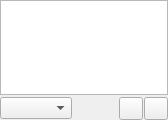
<?xml version="1.0" encoding="UTF-8"?>
<ui version="4.0">
 <class>LibraryPage</class>
 <widget class="QWidget" name="LibraryPage">
  <property name="geometry">
   <rect>
    <x>0</x>
    <y>0</y>
    <width>168</width>
    <height>120</height>
   </rect>
  </property>
  <layout class="QVBoxLayout" name="vlayout">
   <property name="spacing">
    <number>2</number>
   </property>
   <property name="leftMargin">
    <number>0</number>
   </property>
   <property name="topMargin">
    <number>0</number>
   </property>
   <property name="rightMargin">
    <number>0</number>
   </property>
   <property name="bottomMargin">
    <number>0</number>
   </property>
   <item>
    <widget class="ItemView" name="view"/>
   </item>
   <item>
    <layout class="QHBoxLayout" name="hlayout">
     <property name="spacing">
      <number>1</number>
     </property>
     <property name="leftMargin">
      <number>0</number>
     </property>
     <property name="topMargin">
      <number>0</number>
     </property>
     <property name="rightMargin">
      <number>0</number>
     </property>
     <property name="bottomMargin">
      <number>0</number>
     </property>
     <item>
      <widget class="GenreCombo" name="genreCombo"/>
     </item>
     <item>
      <widget class="SizeWidget" name="sizeWidget"/>
     </item>
     <item>
      <widget class="ToolButton" name="addToPlayQueue"/>
     </item>
     <item>
      <widget class="ToolButton" name="replacePlayQueue"/>
     </item>
    </layout>
   </item>
  </layout>
 </widget>
 <customwidgets>
  <customwidget>
   <class>ItemView</class>
   <extends>QTreeView</extends>
   <header>itemview.h</header>
  </customwidget>
  <customwidget>
   <class>GenreCombo</class>
   <extends>QComboBox</extends>
   <header>genrecombo.h</header>
  </customwidget>
  <customwidget>
   <class>ToolButton</class>
   <extends>QToolButton</extends>
   <header>toolbutton.h</header>
  </customwidget>
  <customwidget>
   <class>SizeWidget</class>
   <extends>QWidget</extends>
   <header>sizewidget.h</header>
  </customwidget>
 </customwidgets>
 <resources/>
 <connections/>
</ui>
